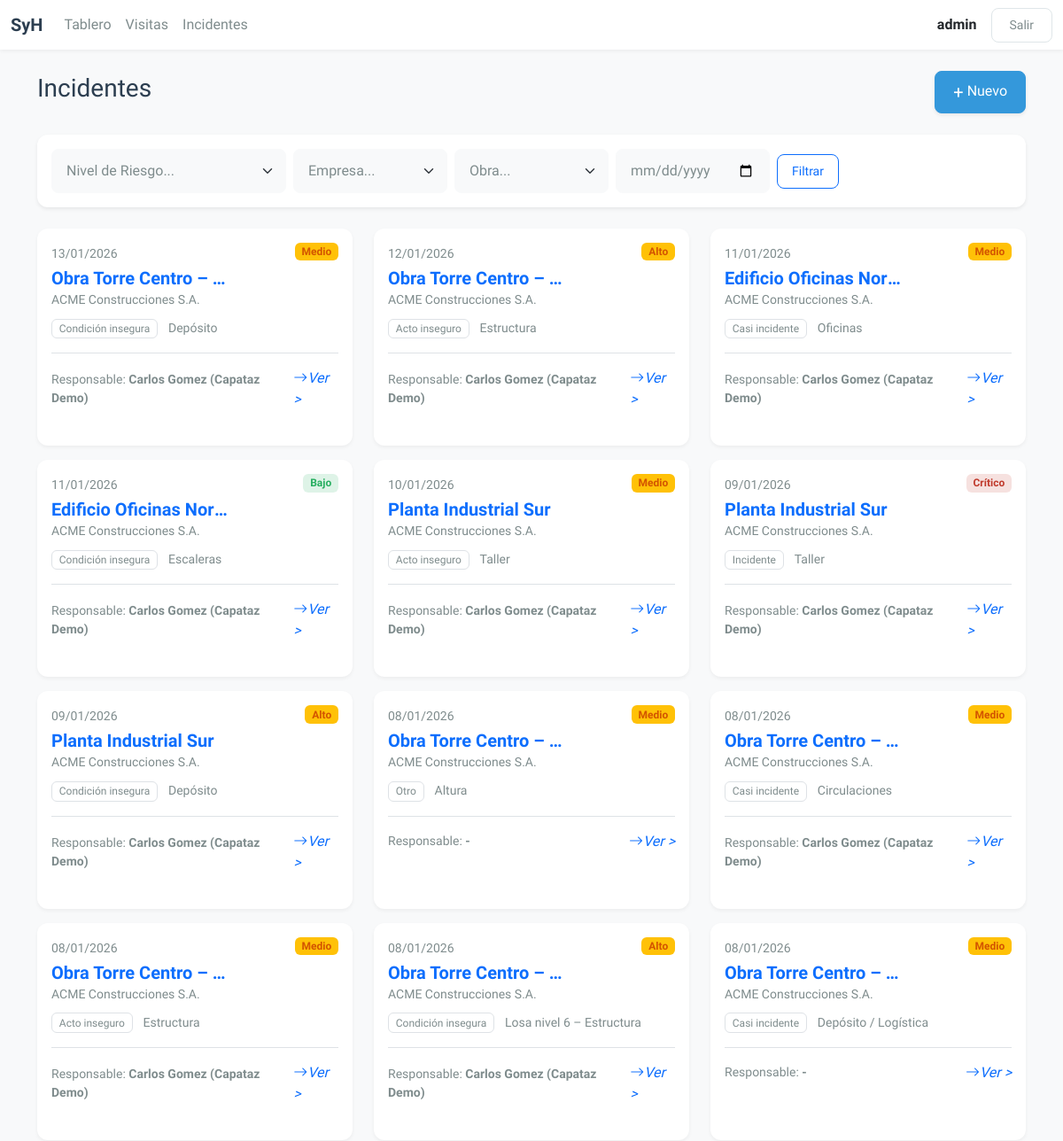
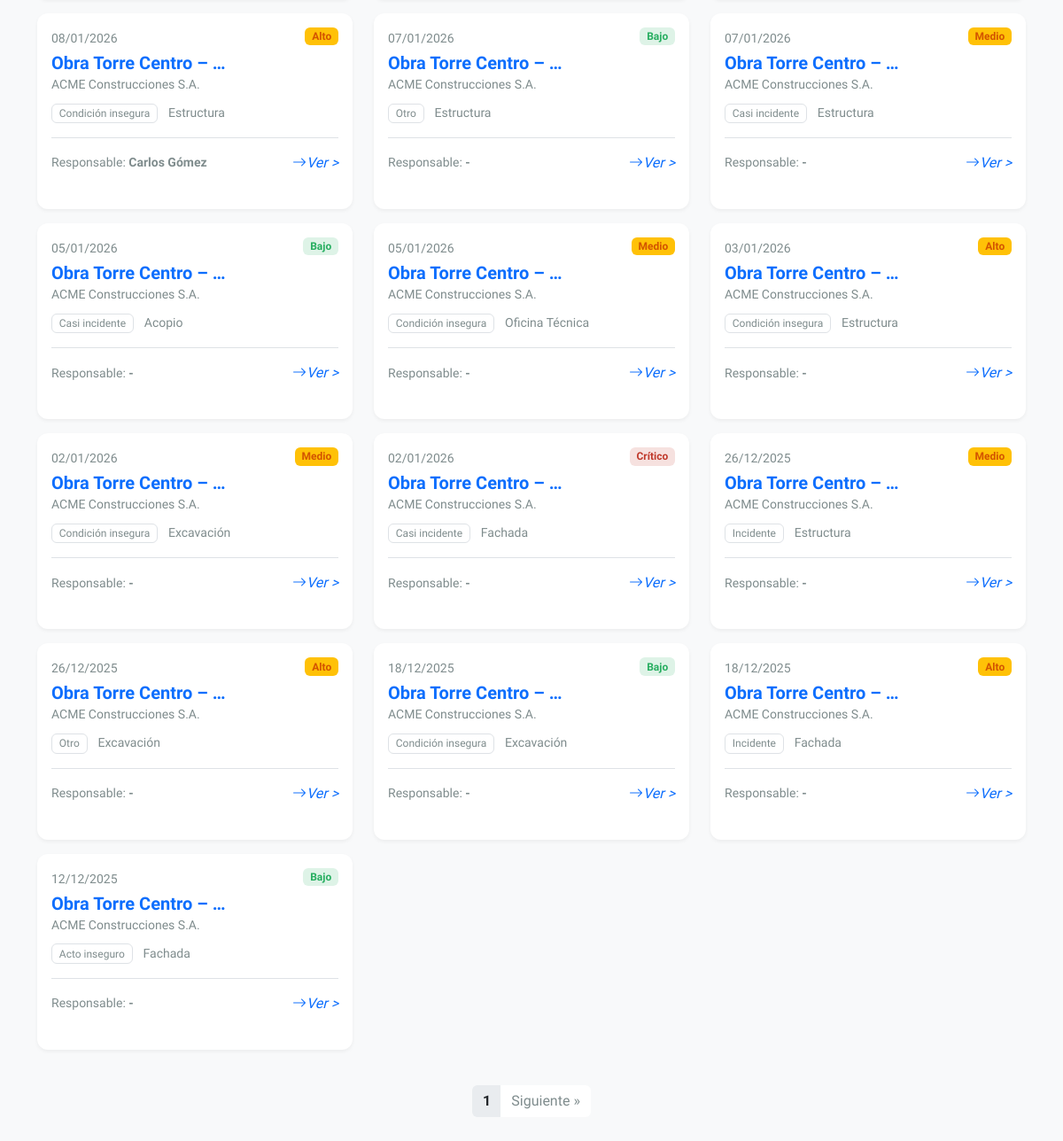
Screenshot of /incidents/ (signed in) with the database file from the repository (2 pictures, top to bottom).
### apps/incidents/models.py (models this page shows, shortened)
class Incident(TimeStampedModel):
    class TaskMastery(models.TextChoices):
        HIGH = "HIGH", "Alto"
        MEDIUM = "MEDIUM", "Medio"
        LOW = "LOW", "Bajo"
        UNKNOWN = "UNKNOWN", "No informado"
    class RiskLevel(models.TextChoices):
        LOW = "LOW", "Bajo"
        MEDIUM = "MEDIUM", "Medio"
        HIGH = "HIGH", "Alto"
        CRITICAL = "CRITICAL", "Crítico"
    class IncidentType(models.TextChoices):
        INCIDENT = "INCIDENT", "Incidente"
        NEAR_MISS = "NEAR_MISS", "Casi incidente"
        UNSAFE_ACT = "UNSAFE_ACT", "Acto inseguro"
        UNSAFE_CONDITION = "UNSAFE_CONDITION", "Condición insegura"
        OTHER = "OTHER", "Otro"
    visit = models.ForeignKey(AuditVisit, on_delete=models.CASCADE, related_name="incidents")
    investigation_date = models.DateField(null=True, blank=True, db_index=True)
    incident_number = models.PositiveIntegerField(null=True, blank=True)
    incident_date = models.DateField(default=timezone.localdate, db_index=True)
    incident_time = models.TimeField(null=True, blank=True)
    incident_type = models.CharField(
        max_length=40, choices=IncidentType.choices, default=IncidentType.INCIDENT
    )
    sector = models.ForeignKey(
        Sector, on_delete=models.SET_NULL, null=True, blank=True, related_name="incidents"
    )
    sector_text = models.CharField(max_length=120, blank=True, default="")
    task_performed = models.CharField(max_length=255, blank=True, default="")
    task_mastery = models.CharField(
        max_length=20, choices=TaskMastery.choices, default=TaskMastery.UNKNOWN
    )
    description = models.TextField()
    operator_name = models.CharField(max_length=180, blank=True, default="")
    operator_sector = models.CharField(max_length=120, blank=True, default="")
    operator_position = models.CharField(max_length=120, blank=True, default="")
    operator_seniority = models.CharField(max_length=60, blank=True, default="")  # texto libre (años/meses)
    responsible_name = models.CharField(max_length=180, blank=True, default="")
    responsible_role = models.CharField(max_length=120, blank=True, default="")
    risk_level = models.CharField(max_length=20, choices=RiskLevel.choices, default=RiskLevel.MEDIUM)
    cause_number = models.CharField(max_length=40, blank=True, default="")
    why_1 = models.TextField(blank=True, default="")
    why_2 = models.TextField(blank=True, default="")
    why_3 = models.TextField(blank=True, default="")
    why_4 = models.TextField(blank=True, default="")
    why_5 = models.TextField(blank=True, default="")
    legal_framework_internal = models.CharField(max_length=255, blank=True, default="")
    improvement_observation = models.TextField(blank=True, default="")
    class Meta:
        ordering = ["-incident_date", "-created_at"]
        indexes = [
            models.Index(fields=["visit", "incident_date"]),
            models.Index(fields=["incident_type", "incident_date"]),
            models.Index(fields=["risk_level", "incident_date"]),
        ]
        constraints = [
            models.UniqueConstraint(
                fields=["visit", "incident_number"],
                name="uq_incident_visit_number",
                condition=models.Q(incident_number__isnull=False),
            )
        ]

### apps/audits/models.py (models this page shows, shortened)
class AuditVisit(TimeStampedModel):
    company = models.ForeignKey(Company, on_delete=models.PROTECT, related_name="visits")
    site = models.ForeignKey(Site, on_delete=models.PROTECT, related_name="visits")
    sector = models.ForeignKey(
        Sector, on_delete=models.SET_NULL, null=True, blank=True, related_name="visits"
    )
    visit_date = models.DateField(default=timezone.localdate, db_index=True)
    inspector = models.ForeignKey(
        settings.AUTH_USER_MODEL, on_delete=models.PROTECT, related_name="audit_visits"
    )
    notes = models.TextField(blank=True, default="")
    class Meta:
        ordering = ["-visit_date", "-created_at"]
        indexes = [
            models.Index(fields=["company", "visit_date"]),
            models.Index(fields=["site", "visit_date"]),
        ]

### apps/core/models.py (models this page shows, shortened)
class TimeStampedModel(models.Model):
    created_at = models.DateTimeField(auto_now_add=True, db_index=True)
    updated_at = models.DateTimeField(auto_now=True)
    class Meta:
        abstract = True

class Site(TimeStampedModel):
    company = models.ForeignKey(Company, on_delete=models.CASCADE, related_name="sites")
    name = models.CharField(max_length=180)
    address = models.CharField(max_length=255, blank=True, default="")
    city = models.CharField(max_length=120, blank=True, default="")
    province = models.CharField(max_length=120, blank=True, default="")
    active = models.BooleanField(default=True)
    class Meta:
        ordering = ["company__name", "name"]
        constraints = [
            models.UniqueConstraint(fields=["company", "name"], name="uq_site_company_name")
        ]

class Company(TimeStampedModel):
    name = models.CharField(max_length=180, unique=True)
    tax_id = models.CharField("CUIT/CUIL", max_length=20, blank=True, default="")
    notes = models.TextField(blank=True, default="")
    class Meta:
        ordering = ["name"]

class Sector(TimeStampedModel):
    company = models.ForeignKey(Company, on_delete=models.CASCADE, related_name="sectors")
    name = models.CharField(max_length=120)
    class Meta:
        ordering = ["company__name", "name"]
        constraints = [
            models.UniqueConstraint(fields=["company", "name"], name="uq_sector_company_name")
        ]

### apps/incidents/views.py (the view)
# urls.py: path("", IncidentListView.as_view(), name="list"),
class IncidentListView(LoginRequiredMixin, ListView):
    model = Incident
    template_name = "incidents/incident_list.html"
    paginate_by = 25
    def get_queryset(self):
        qs = (
            Incident.objects.select_related("visit", "visit__company", "visit__site")
            .order_by("-incident_date", "-created_at")
        )
        if not self.request.user.is_staff:
            qs = qs.filter(visit__inspector=self.request.user)
        company = self.request.GET.get("company")
        site = self.request.GET.get("site")
        risk = self.request.GET.get("risk_level")
        i_type = self.request.GET.get("incident_type")
        date_from = self.request.GET.get("date_from")
        date_to = self.request.GET.get("date_to")
        if company:
            if company.isdigit():
                qs = qs.filter(visit__company_id=company)
            else:
                qs = qs.filter(visit__company__name__icontains=company)
        if site:
            if site.isdigit():
                qs = qs.filter(visit__site_id=site)
            else:
                qs = qs.filter(visit__site__name__icontains=site)
        if risk:
            qs = qs.filter(risk_level=risk)
        if i_type:
            qs = qs.filter(incident_type=i_type)
        if date_from:
            qs = qs.filter(incident_date__gte=date_from)
        if date_to:
            qs = qs.filter(incident_date__lte=date_to)
        return qs
    def get_context_data(self, **kwargs):
        context = super().get_context_data(**kwargs)
        from core.models import Company, Site
        context["companies"] = Company.objects.all().order_by("name")
        context["sites"] = Site.objects.select_related("company").order_by("company__name", "name")
        return context

### templates/incidents/incident_list.html (shortened to what this page needs)
{% extends "base.html" %}
{% block content %}
<div class="d-flex justify-content-between align-items-center mb-4">
    <h1 class="h3">Incidentes</h1>
    <a href="{% url 'incidents:create' %}" class="btn btn-primary shadow-sm">
        <span class="fs-5 align-middle">+</span> Nuevo
    </a>
</div>
<div class="card p-3 mb-4 bg-white border-0 shadow-sm">
    <form method="get" class="row g-2 align-items-center">
        <div class="col-6 col-md-3">
            <select name="risk_level" class="form-select form-select-sm border-light bg-light text-muted">
                <option value="">Nivel de Riesgo...</option>
            </select>
        </div>
        <div class="col-6 col-md-2">
            <select name="company" class="form-select form-select-sm border-light bg-light text-muted">
                <option value="">Empresa...</option>
            </select>
        </div>
        <div class="col-6 col-md-2">
            <select name="site" class="form-select form-select-sm border-light bg-light text-muted">
                <option value="">Obra...</option>
            </select>
        </div>
        <div class="col-6 col-md-2">
             <input type="date" name="date_from" class="form-control form-control-sm border-light bg-light text-muted" value="{{ request.GET.date_from }}">
        </div>
        <div class="col-12 col-md-auto d-flex gap-2">
            <button type="submit" class="btn btn-sm btn-outline-primary px-3">Filtrar</button>
        </div>
    </form>
</div>
<div class="row">
    {% for incident in object_list %}
    <div class="col-md-6 col-lg-4 mb-3">
        <a href="{% url 'incidents:detail' incident.pk %}" class="text-decoration-none text-dark">
            <div class="card h-100 incident-card hover-shadow">
                <div class="card-body">
                    <div class="d-flex justify-content-between align-items-start mb-2">
                        <div>
                            <span class="text-muted small">{{ incident.incident_date|date:"d/m/Y" }}</span>
                            <h5 class="card-title mb-0 mt-1 text-primary text-truncate" style="max-width: 200px;">
                                {{ incident.visit.site.name }}
                            </h5>
                            <small class="text-muted">{{ incident.visit.company.name }}</small>
                        </div>
                        {% if incident.risk_level == "CRITICAL" %}
                            <span class="badge bg-risk">Crítico</span>
                        {% elif incident.risk_level == "HIGH" %}
                            <span class="badge bg-warning">Alto</span>
                        {% elif incident.risk_level == "MEDIUM" %}
                            <span class="badge bg-warning">Medio</span>
                        {% else %}
                            <span class="badge bg-safe">Bajo</span>
                        {% endif %}
                    </div>
                    <div class="mb-3">
                         <span class="badge border text-muted fw-normal">{{ incident.get_incident_type_display }}</span>
                         {% if incident.sector %}
                             <small class="ms-2 text-muted">{{ incident.sector.name }}</small>
                         {% elif incident.sector_text %}
                             <small class="ms-2 text-muted">{{ incident.sector_text }}</small>
                         {% endif %}
                    </div>
                    <div class="d-flex justify-content-between align-items-center mt-3 pt-3 border-top">
                        <div class="text-muted small">
                             Responsable: <strong>{{ incident.responsible_name|default:"-" }}</strong>
                        </div>
                        <i class="text-primary bi bi-arrow-right">Ver ></i>
                    </div>
                </div>
            </div>
        </a>
    </div>
    {% empty %}
    <div class="col-12 text-center py-5">
        <h4 class="text-muted">No hay incidentes registrados.</h4>
        <p class="text-muted">Utilizá el botón "Nuevo" para comenzar.</p>
    </div>
    {% endfor %}
</div>
{% if is_paginated %}
<nav class="mt-4 mb-5">
    <ul class="pagination justify-content-center">
        <li class="page-item disabled"><span class="page-link border-0 text-dark fw-bold">{{ page_obj.number }}</span></li>
        {% if page_obj.has_next %}
        <li class="page-item"><a class="page-link border-0 text-muted" href="?page={{ page_obj.next_page_number }}">Siguiente &raquo;</a></li>
        {% endif %}
    </ul>
</nav>
{% endif %}
{% endblock %}

### templates/base.html (shortened to what this page needs)
<!doctype html>
{% load static %}
<html lang="es">
<head>
    <link href="https://cdn.jsdelivr.net/npm/bootstrap@5.3.2/dist/css/bootstrap.min.css" rel="stylesheet">
    <link rel="stylesheet" href="https://cdn.jsdelivr.net/npm/bootstrap-icons@1.11.1/font/bootstrap-icons.css">
    <link href="{% static 'css/styles.css' %}" rel="stylesheet">
</head>
<body>
<nav class="navbar navbar-expand-lg navbar-custom sticky-top">
    <div class="container-fluid">
        <a class="navbar-brand" href="/">
             SyH
        </a>
        <div class="collapse navbar-collapse" id="navbarNav">
            <div class="navbar-nav me-auto">
                <a class="nav-link" href="{% url 'dashboard' %}">Tablero</a>
                <a class="nav-link" href="{% url 'audits:list' %}">Visitas</a>
                <a class="nav-link" href="{% url 'incidents:list' %}">Incidentes</a>
            </div>
            <div class="navbar-nav ms-auto d-flex align-items-center gap-3">
                {% if request.user.is_authenticated %}
                    <span class="navbar-text fw-bold text-dark">
                        {{ request.user.username }}
                    </span>
                    <a class="btn btn-sm btn-outline-secondary" href="{% url 'logout' %}">Salir</a>
                {% else %}
                    <a class="btn btn-sm btn-primary" href="{% url 'login' %}">Ingresar</a>
                {% endif %}
            </div>
        </div>
    </div>
</nav>
<div class="container mb-5 mt-4">
    {% block content %}{% endblock %}
</div>
</body>
</html>

### static/css/styles.css (style rules this page uses)
:root { --primary-color: #2c3e50; --secondary-color: #95a5a6; --accent-color: #3498db; --success-color: #27ae60; --warning-color: #f1c40f; --danger-color: #c0392b; --background-color: #f8f9fa; --surface-color: #ffffff; --text-primary: #2c3e50; --text-secondary: #7f8c8d; --border-radius-sm: 8px; --border-radius-lg: 12px; --shadow-sm: 0 2px 4px rgba(0,0,0,0.05); --shadow-md: 0 4px 6px rgba(0,0,0,0.08); }
body { background-color: var(--background-color); color: var(--text-primary); font-family: 'Segoe UI', system-ui, -apple-system, sans-serif; -webkit-font-smoothing: antialiased; }
h1, h2, h3, h4, h5, h6 { color: var(--primary-color); font-weight: 600; }
.text-muted { color: var(--text-secondary) !important; }
.card { border: none; border-radius: var(--border-radius-lg); box-shadow: var(--shadow-sm); background-color: var(--surface-color); transition: transform 0.2s ease, box-shadow 0.2s ease; margin-bottom: 1.5rem; }
.navbar-custom { background-color: var(--surface-color); box-shadow: var(--shadow-sm); }
.navbar-custom .navbar-brand { font-weight: 700; color: var(--primary-color); font-size: 1.25rem; }
.navbar-custom .nav-link { color: var(--text-secondary); font-weight: 500; padding: 0.5rem 1rem; }
.btn { border-radius: var(--border-radius-sm); padding: 0.5rem 1.25rem; font-weight: 500; transition: all 0.2s; }
.btn-primary { background-color: var(--accent-color); border-color: var(--accent-color); }
.btn-outline-secondary { border-color: #dfe6e9; color: var(--text-secondary); }
.form-control, .form-select { border-radius: var(--border-radius-sm); border: 1px solid #dfe6e9; padding: 0.75rem 1rem; font-size: 1rem; }
.bg-safe { background-color: rgba(39, 174, 96, 0.15); color: var(--success-color); }
.bg-warning { background-color: rgba(241, 196, 15, 0.15); color: #d35400; }
.bg-risk { background-color: rgba(192, 57, 43, 0.15); color: var(--danger-color); }

### rows the page displays
Incident: incident_date "13/01/2026", visit.site.name "Obra Torre Centro –…", visit.company.name "ACME Construcciones S.A.", risk_level "Medio", incident_type "Condición insegura", sector.name "Depósito", responsible_name "Carlos Gomez (Capataz Demo)"
Incident: incident_date "12/01/2026", visit.site.name "Obra Torre Centro –…", visit.company.name "ACME Construcciones S.A.", risk_level "Alto", incident_type "Acto inseguro", sector.name "Estructura", responsible_name "Carlos Gomez (Capataz Demo)"
Incident: incident_date "11/01/2026", visit.site.name "Edificio Oficinas Nor…", visit.company.name "ACME Construcciones S.A.", risk_level "Medio", incident_type "Casi incidente", sector.name "Oficinas", responsible_name "Carlos Gomez (Capataz Demo)"
Incident: incident_date "11/01/2026", visit.site.name "Edificio Oficinas Nor…", visit.company.name "ACME Construcciones S.A.", risk_level "Bajo", incident_type "Condición insegura", sector.name "Escaleras", responsible_name "Carlos Gomez (Capataz Demo)"
Incident: incident_date "10/01/2026", visit.site.name "Planta Industrial Sur", visit.company.name "ACME Construcciones S.A.", risk_level "Medio", incident_type "Acto inseguro", sector.name "Taller", responsible_name "Carlos Gomez (Capataz Demo)"
Incident: incident_date "09/01/2026", visit.site.name "Planta Industrial Sur", visit.company.name "ACME Construcciones S.A.", risk_level "Crítico", incident_type "Incidente", sector.name "Taller", responsible_name "Carlos Gomez (Capataz Demo)"
Incident: incident_date "09/01/2026", visit.site.name "Planta Industrial Sur", visit.company.name "ACME Construcciones S.A.", risk_level "Alto", incident_type "Condición insegura", sector.name "Depósito", responsible_name "Carlos Gomez (Capataz Demo)"
Incident: incident_date "08/01/2026", visit.site.name "Obra Torre Centro –…", visit.company.name "ACME Construcciones S.A.", risk_level "Medio", incident_type "Otro", sector.name "Altura", responsible_name "-"
Incident: incident_date "08/01/2026", visit.site.name "Obra Torre Centro –…", visit.company.name "ACME Construcciones S.A.", risk_level "Medio", incident_type "Casi incidente", sector.name "Circulaciones", responsible_name "Carlos Gomez (Capataz Demo)"
Incident: incident_date "08/01/2026", visit.site.name "Obra Torre Centro –…", visit.company.name "ACME Construcciones S.A.", risk_level "Medio", incident_type "Acto inseguro", sector.name "Estructura", responsible_name "Carlos Gomez (Capataz Demo)"
Incident: incident_date "08/01/2026", visit.site.name "Obra Torre Centro –…", visit.company.name "ACME Construcciones S.A.", risk_level "Alto", incident_type "Condición insegura", sector.name "Losa nivel 6 – Estructura", responsible_name "Carlos Gomez (Capataz Demo)"
Incident: incident_date "08/01/2026", visit.site.name "Obra Torre Centro –…", visit.company.name "ACME Construcciones S.A.", risk_level "Medio", incident_type "Casi incidente", sector_text "Depósito / Logística", responsible_name "-"
Incident: incident_date "08/01/2026", visit.site.name "Obra Torre Centro –…", visit.company.name "ACME Construcciones S.A.", risk_level "Alto", incident_type "Condición insegura", sector.name "Estructura", responsible_name "Carlos Gómez"
Incident: incident_date "07/01/2026", visit.site.name "Obra Torre Centro –…", visit.company.name "ACME Construcciones S.A.", risk_level "Bajo", incident_type "Otro", sector.name "Estructura", responsible_name "-"
Incident: incident_date "07/01/2026", visit.site.name "Obra Torre Centro –…", visit.company.name "ACME Construcciones S.A.", risk_level "Medio", incident_type "Casi incidente", sector.name "Estructura", responsible_name "-"
Incident: incident_date "05/01/2026", visit.site.name "Obra Torre Centro –…", visit.company.name "ACME Construcciones S.A.", risk_level "Bajo", incident_type "Casi incidente", sector.name "Acopio", responsible_name "-"
Incident: incident_date "05/01/2026", visit.site.name "Obra Torre Centro –…", visit.company.name "ACME Construcciones S.A.", risk_level "Medio", incident_type "Condición insegura", sector.name "Oficina Técnica", responsible_name "-"
Incident: incident_date "03/01/2026", visit.site.name "Obra Torre Centro –…", visit.company.name "ACME Construcciones S.A.", risk_level "Alto", incident_type "Condición insegura", sector.name "Estructura", responsible_name "-"
Incident: incident_date "02/01/2026", visit.site.name "Obra Torre Centro –…", visit.company.name "ACME Construcciones S.A.", risk_level "Medio", incident_type "Condición insegura", sector.name "Excavación", responsible_name "-"
Incident: incident_date "02/01/2026", visit.site.name "Obra Torre Centro –…", visit.company.name "ACME Construcciones S.A.", risk_level "Crítico", incident_type "Casi incidente", sector.name "Fachada", responsible_name "-"
Incident: incident_date "26/12/2025", visit.site.name "Obra Torre Centro –…", visit.company.name "ACME Construcciones S.A.", risk_level "Medio", incident_type "Incidente", sector.name "Estructura", responsible_name "-"
Incident: incident_date "26/12/2025", visit.site.name "Obra Torre Centro –…", visit.company.name "ACME Construcciones S.A.", risk_level "Alto", incident_type "Otro", sector.name "Excavación", responsible_name "-"
Incident: incident_date "18/12/2025", visit.site.name "Obra Torre Centro –…", visit.company.name "ACME Construcciones S.A.", risk_level "Bajo", incident_type "Condición insegura", sector.name "Excavación", responsible_name "-"
Incident: incident_date "18/12/2025", visit.site.name "Obra Torre Centro –…", visit.company.name "ACME Construcciones S.A.", risk_level "Alto", incident_type "Incidente", sector.name "Fachada", responsible_name "-"
Incident: incident_date "12/12/2025", visit.site.name "Obra Torre Centro –…", visit.company.name "ACME Construcciones S.A.", risk_level "Bajo", incident_type "Acto inseguro", sector.name "Fachada", responsible_name "-"

### other values shown
{{ request.user.username }} "admin"
{{ page_obj.number }} "1"
